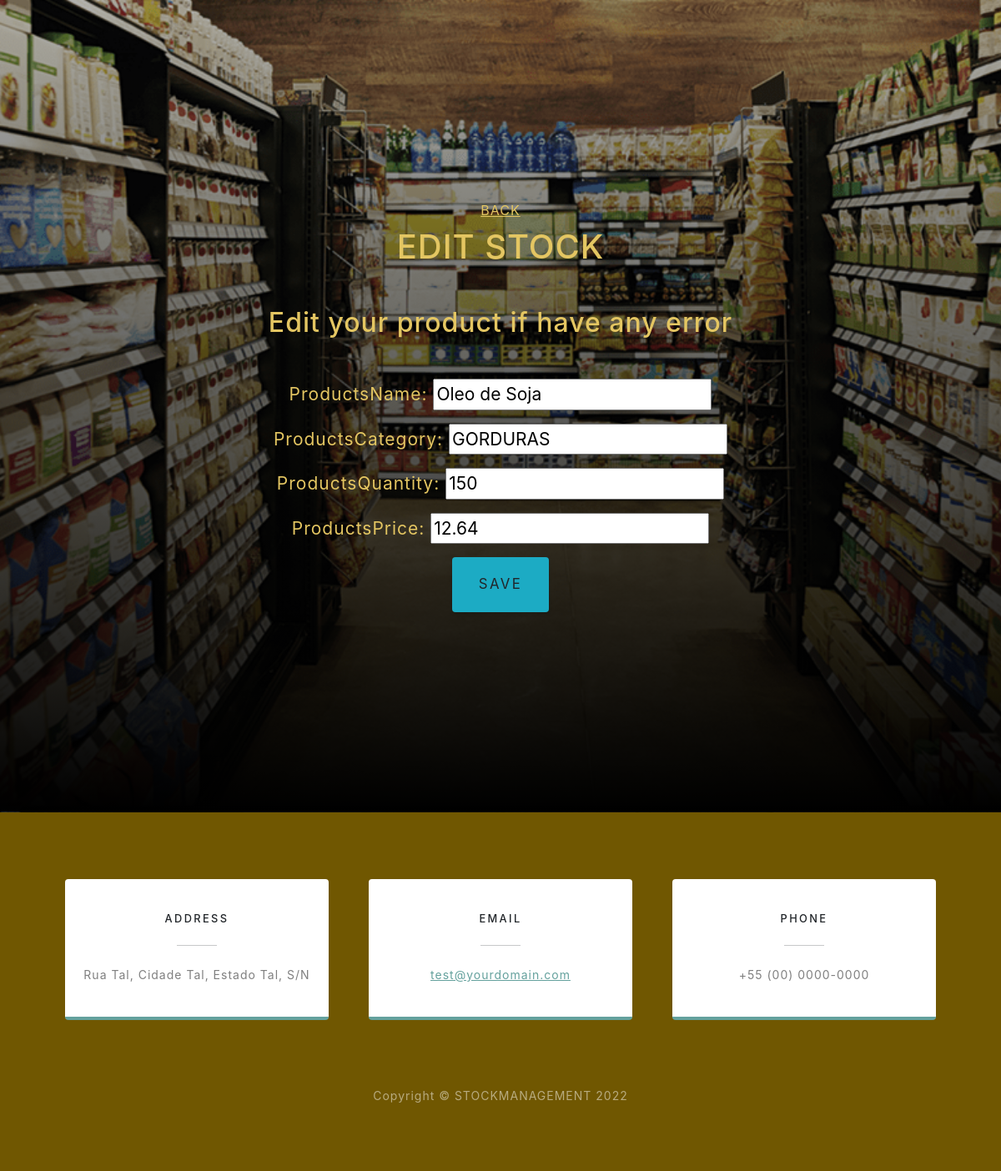
/update-stock/7/ (signed in), run on the app's committed database.
### stockManagement/models.py (models this page shows, shortened)
class AddStock(models.Model):
    productsName = models.CharField(max_length=100, blank=False)
    productsCategory = models.CharField(max_length=20, blank=False)
    productsQuantity = models.IntegerField(blank=False)
    productsPrice = models.FloatField(blank=False)

### stockManagement/views.py (the view)
# urls.py: path("update-stock/<int:id>/", viewUpdate, name = "update"),
@login_required(login_url='/login-user')
def viewUpdate(request, id):
    ChangedStock = get_object_or_404(AddStock, pk=id)
    formulario = AddStockRegister (request.POST or None, instance=ChangedStock)
    if formulario.is_valid():
        formulario.save()
        return redirect('home')
    return render(request, "update.html", {'formulario': formulario})

### stockManagement/forms.py
class AddStockRegister(ModelForm):
    class Meta:
        model = AddStock
        fields = ['productsName', 'productsCategory', 'productsQuantity', 'productsPrice']

### templates/update.html (shortened to what this page needs)
{% extends 'base.html' %}
{% block body %}
   <header class="masthead_test">
    <div class="container px-4 px-lg-5 d-flex h-100 align-items-center justify-content-center">
        <div class="d-flex justify-content-center">
            <div class="text-center">
                <a class="mx-auto my-0 text-uppercase text-amarelo mx-auto mt-2 mb-5 style=" href="{% url 'home' %}">Back</a>
                <h1 class="mx-auto my-0 text-uppercase text-amarelo mx-auto mt-2 mb-5 style=">Edit Stock</h1>
                <h2 class="text-amarelo mx-auto mt-2 mb-5">Edit your product if have any error</h2>
                <form class="cor-do-form" enctype="multipart/form-data" method="POST">
                    {{formulario.as_p}}
                    <button class="btn bg-info"type="submit">Save</button>
                </form>
            </div>
        </div>
    </div>
</header>
<section class=" contact-section bg-amarelo">
    <div class="container px-4 px-lg-5">
        <div class="row gx-4 gx-lg-5">
            <div class="col-md-4 mb-3 mb-md-0">
                <div class="card py-4 h-100">
                    <div class="card-body text-center">
                        <h4 class="text-uppercase m-0">Address</h4>
                        <hr class="my-4 mx-auto"/>
                        <div class="small text-black-50">Rua Tal, Cidade Tal, Estado Tal, S/N</div>
                    </div>
                </div>
            </div>
            <div class="col-md-4 mb-3 mb-md-0">
                <div class="card py-4 h-100">
                    <div class="card-body text-center">
                        <h4 class="text-uppercase m-0">Email</h4>
                        <hr class="my-4 mx-auto" />
                        <div class="small text-black-50"><a href="#!">test@yourdomain.com</a></div>
                    </div>
                </div>
            </div>
            <div class="col-md-4 mb-3 mb-md-0">
                <div class="card py-4 h-100">
                    <div class="card-body text-center">
                        <h4 class="text-uppercase m-0">Phone</h4>
                        <hr class="my-4 mx-auto" />
                        <div class="small text-black-50">+55 (00) 0000-0000</div>
                    </div>
                </div>
            </div>
        </div>
    </div>
</section>
<footer class="footer bg-amarelo small text-center text-white-50"><div class="container px-4 px-lg-5">Copyright &copy; STOCKMANAGEMENT 2022</div></footer>
{% endblock body %}

### data on the page
AddStock: productsName "Oleo de Soja", productsCategory "GORDURAS", productsQuantity "150", productsPrice "12.64"
